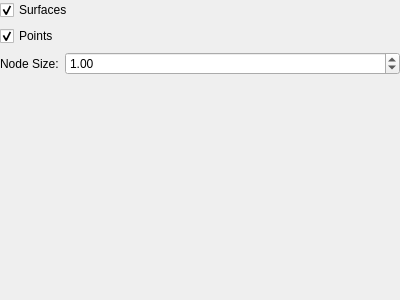
<?xml version="1.0" encoding="UTF-8"?>
<ui version="4.0">
 <class>DisplaySettings</class>
 <widget class="QWidget" name="DisplaySettings">
  <property name="geometry">
   <rect>
    <x>0</x>
    <y>0</y>
    <width>400</width>
    <height>300</height>
   </rect>
  </property>
  <property name="windowTitle">
   <string>Display Settings</string>
  </property>
  <layout class="QFormLayout" name="formLayout">
   <property name="leftMargin">
    <number>0</number>
   </property>
   <property name="topMargin">
    <number>0</number>
   </property>
   <property name="rightMargin">
    <number>0</number>
   </property>
   <property name="bottomMargin">
    <number>0</number>
   </property>
   <item row="0" column="0" colspan="2">
    <widget class="QCheckBox" name="checkBoxSurfacesVisibility">
     <property name="text">
      <string>Surfaces</string>
     </property>
     <property name="checked">
      <bool>true</bool>
     </property>
    </widget>
   </item>
   <item row="1" column="0" colspan="2">
    <widget class="QCheckBox" name="checkBoxPointsVisibility">
     <property name="text">
      <string>Points</string>
     </property>
     <property name="checked">
      <bool>true</bool>
     </property>
    </widget>
   </item>
   <item row="2" column="0">
    <widget class="QLabel" name="labelNodeSize">
     <property name="sizePolicy">
      <sizepolicy hsizetype="Maximum" vsizetype="Preferred">
       <horstretch>0</horstretch>
       <verstretch>0</verstretch>
      </sizepolicy>
     </property>
     <property name="text">
      <string>Node Size:</string>
     </property>
    </widget>
   </item>
   <item row="2" column="1">
    <widget class="QDoubleSpinBox" name="spinBoxNodeSize">
     <property name="sizePolicy">
      <sizepolicy hsizetype="Minimum" vsizetype="Fixed">
       <horstretch>0</horstretch>
       <verstretch>0</verstretch>
      </sizepolicy>
     </property>
     <property name="singleStep">
      <double>0.100000000000000</double>
     </property>
     <property name="value">
      <double>1.000000000000000</double>
     </property>
    </widget>
   </item>
  </layout>
 </widget>
 <resources/>
 <connections/>
</ui>
